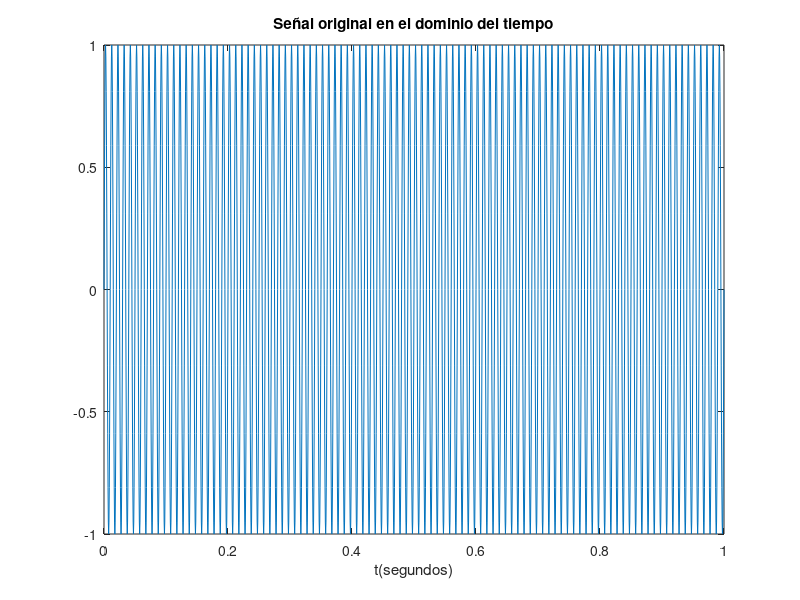
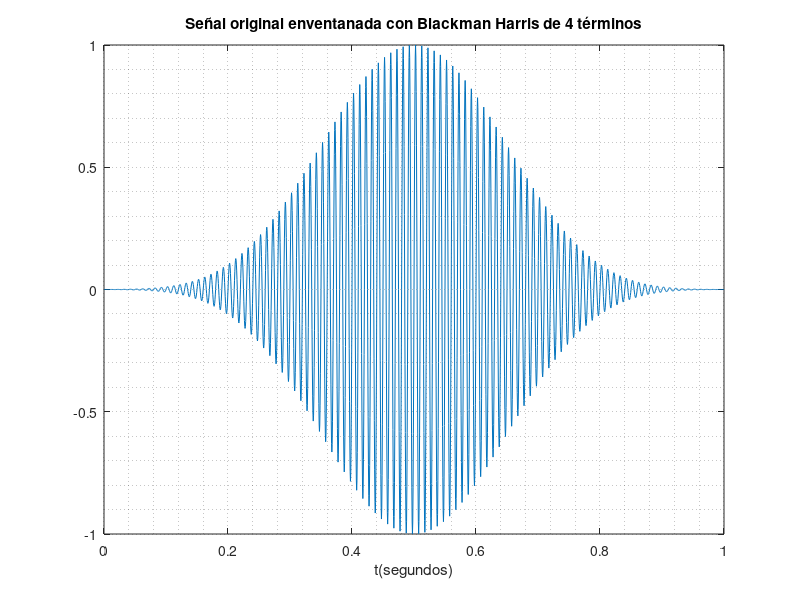
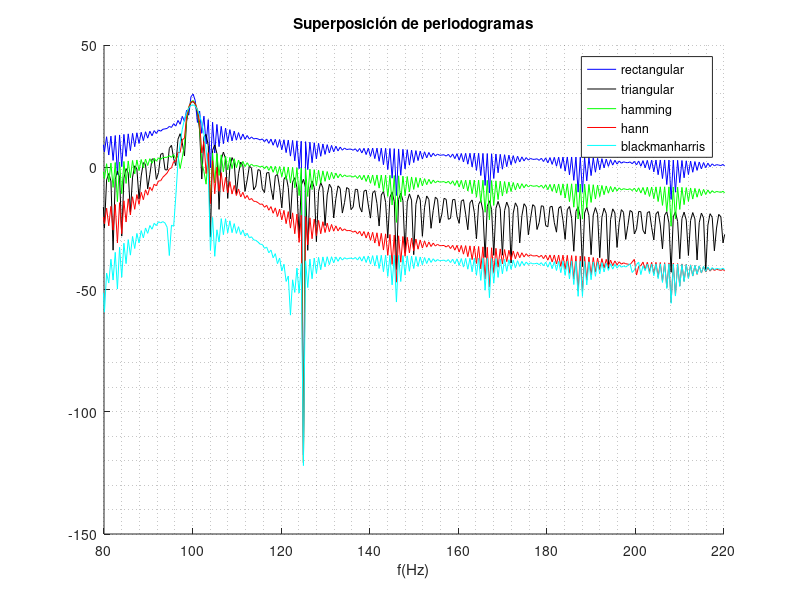

Reproduce these figures in MATLAB, in order.
%% PRÁCTICA 9.11. Mejora de la capacidad de detección mediante el periodograma modificado.

clc, close all, clear all
duracion=1;
fmax=200;
Fs=10*fmax;
Ts=1/Fs;
tn=0:Ts:duracion;
yn=sin(2*pi*tn*100)+0.0000001*sin(2*pi*tn*200);
plot(tn,yn); xlabel('t(segundos)'), title('Señal original en el dominio del tiempo')
%% Dominio de la frecuencia 
N=length(yn);
nFFT = 2^ceil(log2(N))*2; % Cálculo de nFFT (muestras en el tiempo)
ventana1=rectwin(N);
ventana2=triang(N);
ventana3=hamming(N);
ventana4=hann(N);
ventana5=blackmanharris(N);
% Enventanado
yn_vent1=yn.*ventana1';
yn_vent2=yn.*ventana2';
yn_vent3=yn.*ventana3';
yn_vent4=yn.*ventana4';
yn_vent5=yn.*ventana5';
figure, 
plot(tn,yn_vent5);
xlabel('t(segundos)'), 
title('Señal original enventanada con Blackman Harris de 4 términos'), 
grid minor
periodograma1=10*log10(abs(fft(yn_vent1,nFFT))); % implícito para una ventana rectangular
periodograma2=10*log10(abs(fft(yn_vent2,nFFT)));
periodograma3=10*log10(abs(fft(yn_vent3,nFFT)));
periodograma4=10*log10(abs(fft(yn_vent4,nFFT)));
periodograma5=10*log10(abs(fft(yn_vent5,nFFT)));
f=linspace(0,Fs,nFFT);
figure, 
hold on 
plot(f,periodograma1,'b');
plot(f,periodograma2,'k');
plot(f,periodograma3,'g');
plot(f,periodograma4,'r');
plot(f,periodograma5,'c');
legend('rectangular','triangular','hamming', 'hann', 'blackmanharris');
title('Superposición de periodogramas'), xlabel ('f(Hz)'), xlim([80 220]), 
grid minor
